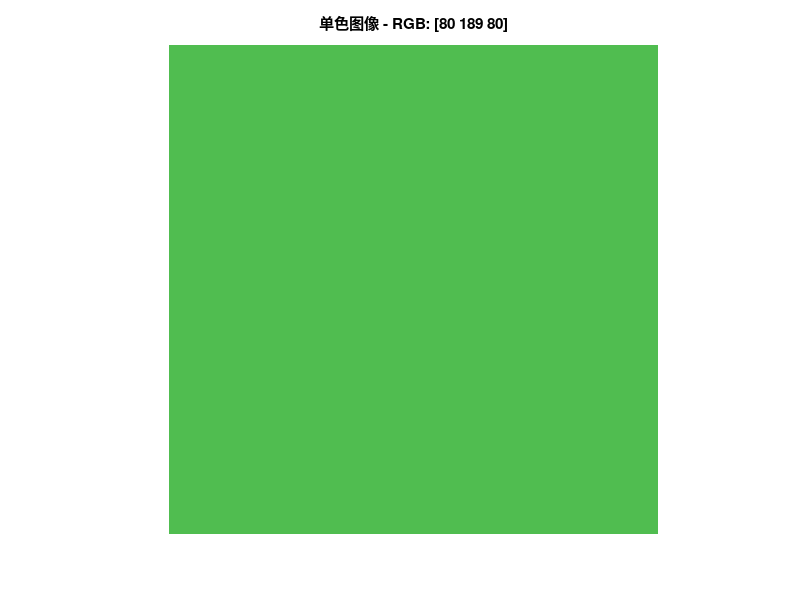

Reproduce this figure in MATLAB.
% Concise version - run directly
clc; clear; close all;

% 1. Input RGB values
rgb = [80 189 80];  % Modify to the desired RGB values here, e.g. [0 255 0] green, [0 0 255] blue

% 2. Clamp RGB values to the 0-255 range
rgb = max(0, min(255, rgb));

% 3. Create a 256x256 solid-color image
img = zeros(256, 256, 3, 'uint8');
img(:,:,1) = rgb(1);  % R channel
img(:,:,2) = rgb(2);  % G channel
img(:,:,3) = rgb(3);  % B channel

% 4. Display the image
imshow(img);
title(sprintf('单色图像 - RGB: [%d %d %d]', rgb(1), rgb(2), rgb(3)));

% 5. Save the image
filename = sprintf('solid_color_R%d_G%d_B%d.png', rgb(1), rgb(2), rgb(3));
imwrite(img, filename);
fprintf('图像已保存: %s\n', filename);
